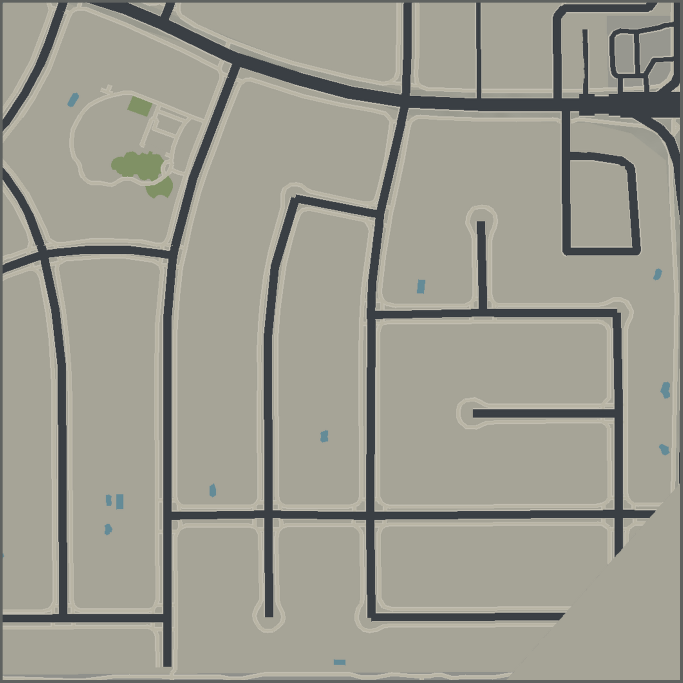
#> input picture gazebo/worlds/applepark_city_uav/mesh/road_surface_city_uav.png, 2048 x 2048 px (shown at 1/3 size)
$ python render_city_uav_reference.py
#> lines starting #> are read from the running program, lines starting #| are printed output that depends on the picture
### gazebo/tools/expand_city_for_uav.py
#!/usr/bin/env python3
"""Generate the rolled-back, 2.5x-spaced Apple Park UAV city.

``city_coordinates.yaml`` is the only building-geometry source of truth. Each
building centroid is moved away from a configurable anchor and each local XY
footprint is restored to the preceding ``jo`` 0.9 scale. Flight passages are
created by removing buildings, never by shrinking or moving retained buildings.
All Z coordinates are preserved;
they are copied bit-for-bit as Python floats and never scaled or recomputed.
The active profile deterministically removes 69 buildings, retaining 205
(exactly the nearest integer to three quarters) of the 274-building source
city.  A deterministic spatially-stratified random selector distributes those
removals across every part of the map.  It creates many possible passages
without moving or shrinking any retained building.

The generated COLLADA file is deliberately shared by Gazebo visual and
collision elements. This prevents visual/collision/YAML drift that a
world-level mesh scale would introduce.
"""

from __future__ import annotations

import argparse
from collections import Counter
import copy
import csv
import hashlib
import itertools
import json
import math
import statistics
import sys
from dataclasses import dataclass
from pathlib import Path
from typing import Iterable, Sequence
from xml.etree import ElementTree as ET

import yaml
from PIL import Image


REPO_ROOT = Path(__file__).resolve().parents[2]
SOURCE_YAML = REPO_ROOT / "gazebo/maps/city_coordinates.yaml"
SOURCE_TEXTURE = REPO_ROOT / "gazebo/worlds/applepark_city/mesh/road_surface_city_500m.png"
SOURCE_ATTRIBUTION = REPO_ROOT / "gazebo/worlds/applepark_city/OSM_ATTRIBUTION.txt"
OUTPUT_YAML = REPO_ROOT / "gazebo/maps/city_coordinates_uav.yaml"
OUTPUT_WORLD_DIR = REPO_ROOT / "gazebo/worlds/applepark_city_uav"
OUTPUT_MESH_DIR = OUTPUT_WORLD_DIR / "mesh"
OUTPUT_DAE = OUTPUT_MESH_DIR / "buildings_uav.dae"
OUTPUT_ROAD = OUTPUT_MESH_DIR / "road_surface_city_uav.png"
OUTPUT_HEIGHT = OUTPUT_MESH_DIR / "height_map_city_uav.png"
OUTPUT_NORMAL = OUTPUT_MESH_DIR / "normal_map_city_uav.png"
OUTPUT_WORLD = OUTPUT_WORLD_DIR / "applepark_uav.world"
OUTPUT_MODEL_CONFIG = OUTPUT_WORLD_DIR / "model.config"
OUTPUT_ATTRIBUTION = OUTPUT_WORLD_DIR / "OSM_ATTRIBUTION.txt"
REPORT_DIR = REPO_ROOT / "reports/city_uav_expansion"

Point = tuple[float, float]
Ring = list[Point]

# Opposite diagonal road-end staging sites. The active city keeps the drone in
# the north-east and the larger trailer on the wider south-west asphalt strip.
# Passages and spawn safety come from empty road space, not moved buildings.
SPAWN_XY: Point = (587.0, 580.0)
MISSION_GOAL_XY: Point = (200.0, -125.0)
TRAILER_SPAWN_XY: Point = (-587.0, -512.0)
TRAILER_DESTINATION_XY: Point = (-128.0, -128.0)

# A conservative initial contract for a yaw-invariant 1 m x 1 m vehicle.
R_BODY_XY_M = math.sqrt(0.5**2 + 0.5**2)
R_HARD_M = 1.45
R_PREFERRED_M = 2.15
TAKEOFF_POSITION_ERROR_M = 0.50
# The new deck is 5.5 x 3.0 m and remains yaw-aligned in this kinematic
# validation profile.  Use the larger horizontal half-extent for the swept
# route check, then add the UAV hard radius and route margin below.
TRAILER_HALF_WIDTH_M = 2.75
TRAILER_ROUTE_MARGIN_M = 1.00
PX4_BASE_LINK_Z_OFFSET_M = 0.24

DEFAULT_SPACING_SCALE = 2.5
DEFAULT_FOOTPRINT_SCALE = 0.9
ACTIVE_HEIGHT_PROFILE = "deterministic_hash_rank_10_to_20m_v1"
FOOTPRINT_SCALE_CANDIDATES = (0.9,)
SOURCE_BUILDING_COUNT = 274
ACTIVE_BUILDING_COUNT = 205
REMOVED_BUILDING_COUNT = SOURCE_BUILDING_COUNT - ACTIVE_BUILDING_COUNT
# Exact quarter-reduction contract. A 5 x 5 source-coordinate grid receives a
# Hamilton quota proportional to its population. SHA-256(seed, building ID)
# provides a stable random order inside every cell, so the selection is both
# spatially distributed and exactly reproducible across Python versions.
REDUCTION_RANDOM_SEED = 7577
REDUCTION_GRID_SIZE = 5
REDUCTION_SOURCE_MIN_M = -250.0
REDUCTION_SOURCE_MAX_M = 250.0
REDUCTION_IDS_SHA256 = "041e0979aaad59280413eba5e758664b7b2653fe1981695633b18d51130dde6d"
REDUCTION_REMOVED_IDS = (
    "building_003", "building_006", "building_008", "building_013", "building_016",
    "building_017", "building_021", "building_023", "building_024", "building_025",
    "building_029", "building_030", "building_035", "building_037", "building_039",
    "building_041", "building_044", "building_052", "building_061", "building_066",
    "building_068", "building_071", "building_075", "building_077", "building_079",
    "building_080", "building_081", "building_085", "building_094", "building_096",
    "building_098", "building_101", "building_107", "building_112", "building_115",
    "building_122", "building_123", "building_138", "building_140", "building_149",
    "building_151", "building_152", "building_160", "building_163", "building_164",
    "building_168", "building_173", "building_177", "building_185", "building_192",
    "building_196", "building_199", "building_201", "building_203", "building_205",
    "building_222", "building_225", "building_230", "building_231", "building_232",
    "building_237", "building_239", "building_240", "building_246", "building_248",
    "building_261", "building_262", "building_264", "building_270",
)
REDUCTION_PROTECTED_IDS = (
    # Map-envelope extrema, the sole courtyard, historical jo sentinels and
    # the exact active 10 / 20 m height extrema are deliberately retained.
    "building_001", "building_009", "building_046", "building_047", "building_131",
    "building_141", "building_147", "building_171", "building_190", "building_202",
    "building_213",
)
REDUCTION_METHOD = (
    "25% deterministic spatial-random filter: 5x5 Hamilton quotas and "
    "SHA-256(seed, building ID) ranking; retained XYZ unchanged"
)
DEFAULT_NEIGHBOR_RADIUS_M = 35.0
DEFAULT_MAP_MARGIN_M = 20.0
# Gazebo Harmonic 8.14 / DART accepts the closed COLLADA prism through its
# AttachMesh fallback.  Using the same single DAE for visual and collision is
# exact, preserves the courtyard hole, and avoids hundreds of SDF entities.
COLLISION_GEOMETRY_TYPE = "shared_exact_dae_mesh"
EPS = 1.0e-9


def require(condition: bool, message: str) -> None:
    if not condition:
        raise RuntimeError(message)


# [12 lines left out: functions sha256_file, fmt, not called in this run]


def signed_area(ring: Sequence[Point]) -> float:
    return 0.5 * sum(
        x0 * y1 - x1 * y0
        for (x0, y0), (x1, y1) in zip(ring, ring[1:] + ring[:1])
    )


def ring_centroid(ring: Sequence[Point]) -> tuple[float, float, float]:
    twice_area = 0.0
    cx_numerator = 0.0
    cy_numerator = 0.0
    for (x0, y0), (x1, y1) in zip(ring, ring[1:] + ring[:1]):
        cross = x0 * y1 - x1 * y0
        twice_area += cross
        cx_numerator += (x0 + x1) * cross
        cy_numerator += (y0 + y1) * cross
    require(abs(twice_area) > EPS, "zero-area polygon ring")
    return (
        cx_numerator / (3.0 * twice_area),
        cy_numerator / (3.0 * twice_area),
        0.5 * twice_area,
    )


def polygon_centroid(outer: Sequence[Point], holes: Sequence[Sequence[Point]]) -> Point:
    """Area centroid, treating holes as negative area independent of winding."""
    outer_cx, outer_cy, outer_area_signed = ring_centroid(outer)
    outer_area = abs(outer_area_signed)
    weighted_x = outer_cx * outer_area
    weighted_y = outer_cy * outer_area
    area = outer_area
    for hole in holes:
        hole_cx, hole_cy, hole_area_signed = ring_centroid(hole)
        hole_area = abs(hole_area_signed)
        weighted_x -= hole_cx * hole_area
        weighted_y -= hole_cy * hole_area
        area -= hole_area
    require(area > EPS, "holes consume polygon outer ring")
    return weighted_x / area, weighted_y / area


def orient(a: Point, b: Point, c: Point) -> float:
    return (b[0] - a[0]) * (c[1] - a[1]) - (b[1] - a[1]) * (c[0] - a[0])


def point_on_segment(point: Point, start: Point, end: Point, tolerance: float = EPS) -> bool:
    if abs(orient(start, end, point)) > tolerance:
        return False
    return (
        min(start[0], end[0]) - tolerance <= point[0] <= max(start[0], end[0]) + tolerance
        and min(start[1], end[1]) - tolerance <= point[1] <= max(start[1], end[1]) + tolerance
    )


def segments_intersect(a: Point, b: Point, c: Point, d: Point) -> bool:
    o1, o2, o3, o4 = orient(a, b, c), orient(a, b, d), orient(c, d, a), orient(c, d, b)
    if o1 * o2 < -EPS and o3 * o4 < -EPS:
        return True
    return (
        (abs(o1) <= EPS and point_on_segment(c, a, b))
        or (abs(o2) <= EPS and point_on_segment(d, a, b))
        or (abs(o3) <= EPS and point_on_segment(a, c, d))
        or (abs(o4) <= EPS and point_on_segment(b, c, d))
    )


def proper_segments_intersect(a: Point, b: Point, c: Point, d: Point) -> bool:
    return orient(a, b, c) * orient(a, b, d) < -EPS and orient(c, d, a) * orient(c, d, b) < -EPS


# [37 lines left out: functions point_in_ring, point_in_polygon, point_segment_distance, segment_distance, not called in this run]


def ring_edges(ring: Sequence[Point]) -> Iterable[tuple[Point, Point]]:
    return zip(ring, ring[1:] + ring[:1])


# [36 lines left out: functions polygon_edges, polygon_distance, point_polygon_distance, segment_polygon_distance, bbox_distance, not called in this run]


def validate_ring(ring: Sequence[Point], label: str) -> None:
    require(len(ring) >= 3, f"{label}: fewer than three vertices")
    require(abs(signed_area(ring)) > EPS, f"{label}: zero area")
    edges = list(ring_edges(ring))
    for first_index, (a, b) in enumerate(edges):
        require(math.dist(a, b) > EPS, f"{label}: repeated adjacent vertex")
        for second_index, (c, d) in enumerate(edges):
            if second_index <= first_index:
                continue
            if second_index in (first_index - 1, first_index + 1):
                continue
            if first_index == 0 and second_index == len(edges) - 1:
                continue
            require(not segments_intersect(a, b, c, d), f"{label}: self intersection")


@dataclass(frozen=True)
class Polygon2D:
    outer: Ring
    holes: list[Ring]

    # [8 lines left out: function bounds, not called in this run]


@dataclass(frozen=True)
class BuildingGeometry:
    identifier: str
    source_component_id: int
    original: Polygon2D
    transformed: Polygon2D
    original_centroid: Point
    transformed_centroid: Point
    footprint_scale: float
    foundation_z: float
    ground_z: float
    roof_z: float
    height: float


@dataclass(frozen=True)
class CandidateEvaluation:
    scale: float
    overlap_count: int
    minimum_neighbor_gap_m: float
    spawn_clearance_m: float
    goal_clearance_m: float
    trailer_spawn_clearance_m: float
    endpoint_clearance_m: float
    trailer_route_clearance_m: float
    trailer_route_waypoints: tuple[Point, ...]
    feasible: bool
    reasons: tuple[str, ...]


def normalize_ring(ring: Sequence[Sequence[float]], ccw: bool) -> Ring:
    result = [(float(point[0]), float(point[1])) for point in ring]
    if (signed_area(result) > 0.0) != ccw:
        result.reverse()
    return result


# [123 lines left out: functions reduction_cell, deterministic_removal_ids, removal_grid_audit, select_active_buildings, not called in this run]


def transform_ring(ring: Sequence[Point], centroid: Point, new_centroid: Point, scale: float) -> Ring:
    return [
        (
            new_centroid[0] + scale * (point[0] - centroid[0]),
            new_centroid[1] + scale * (point[1] - centroid[1]),
        )
        for point in ring
    ]


def transform_buildings(
    source_buildings: Sequence[dict], spacing_scale: float, footprint_scale: float, anchor: Point
) -> list[BuildingGeometry]:
#> called with spacing_scale = 2.5, footprint_scale = 2.5, anchor = (0, 0)
    transformed: list[BuildingGeometry] = []
    for record in source_buildings:
        original_outer = normalize_ring(record["footprint"]["outer"], ccw=True)
        original_holes = [normalize_ring(hole, ccw=False) for hole in record["footprint"].get("holes", [])]
        centroid = polygon_centroid(original_outer, original_holes)
        moved_centroid = (
            anchor[0] + spacing_scale * (centroid[0] - anchor[0]),
            anchor[1] + spacing_scale * (centroid[1] - anchor[1]),
        )
        new_outer = transform_ring(original_outer, centroid, moved_centroid, footprint_scale)
        new_holes = [transform_ring(hole, centroid, moved_centroid, footprint_scale) for hole in original_holes]
        validate_ring(new_outer, f"{record['id']} outer")
        for hole_index, hole in enumerate(new_holes):
            validate_ring(hole, f"{record['id']} hole {hole_index}")
            require(point_in_ring(hole[0], new_outer, include_boundary=False), f"{record['id']}: hole outside outer")
        transformed.append(
            BuildingGeometry(
                identifier=str(record["id"]),
                source_component_id=int(record["source_component_id"]),
                original=Polygon2D(original_outer, original_holes),
                transformed=Polygon2D(new_outer, new_holes),
                original_centroid=centroid,
                transformed_centroid=moved_centroid,
                footprint_scale=footprint_scale,
                foundation_z=float(record["foundation_z_m"]),
                ground_z=float(record["ground_reference_z_m"]),
                roof_z=float(record["roof_z_m"]),
                height=float(record["height_above_ground_m"]),
            )
        )
    return transformed


# [127 lines left out: functions find_neighbor_pairs, polyline_clearance, choose_trailer_route, evaluate_candidate, choose_scale, not called in this run]


def point_in_triangle(point: Point, a: Point, b: Point, c: Point) -> bool:
    first, second, third = orient(a, b, point), orient(b, c, point), orient(c, a, point)
    return first >= -EPS and second >= -EPS and third >= -EPS


# [315 lines left out: functions triangulate_simple_ring, triangulate_polygon, prism_triangles, triangle_normal, write_dae, determine_bounds and 2 more, not called in this run]


def rounded_point(point: Point) -> list[float]:
    return [round(point[0], 10), round(point[1], 10)]


# [513 lines left out: functions write_yaml, percentile, write_reports, parse_args, main, not called in this run]


# [6 lines that do not run on import are left out]

### gazebo/tools/render_city_uav_reference.py
#!/usr/bin/env python3
"""Render the active UAV city and its 69-building spatial-random audit."""

from __future__ import annotations

import argparse
import shutil
from pathlib import Path

import matplotlib

matplotlib.use("Agg")
import matplotlib.pyplot as plt
from matplotlib.lines import Line2D
from matplotlib.patches import PathPatch, Patch
from matplotlib.path import Path as MplPath
import yaml

import expand_city_for_uav as gen


REPO = Path(__file__).resolve().parents[2]
DEFAULT_OUTPUT = REPO / "gazebo/validation/path_planning/city_uav_205_reference.png"
DEFAULT_HOME_COPY = Path.home() / "city_uav_205_reference.png"


def compound_patch(
    outer: list[list[float]],
    holes: list[list[list[float]]],
    **kwargs: object,
) -> PathPatch:
    vertices: list[tuple[float, float]] = []
    codes: list[int] = []
    for ring in (outer, *holes):
        points = [(float(point[0]), float(point[1])) for point in ring]
        vertices.extend(points + [points[0]])
        codes.extend(
            [MplPath.MOVETO]
            + [MplPath.LINETO] * (len(points) - 1)
            + [MplPath.CLOSEPOLY]
        )
    return PathPatch(MplPath(vertices, codes), **kwargs)


def draw_context(ax: plt.Axes, document: dict, road: object) -> None:
    bounds = document["map"]["bounds_enu_m"]
    xmin, xmax = map(float, bounds["x"])
    ymin, ymax = map(float, bounds["y"])
    ax.imshow(road, extent=(xmin, xmax, ymin, ymax), origin="upper", alpha=0.90)
    ax.set_xlim(xmin, xmax)
    ax.set_ylim(ymin, ymax)
    ax.set_aspect("equal", adjustable="box")
    ax.set_xlabel("Gazebo world X / East (m)")
    ax.set_ylabel("Gazebo world Y / North (m)")
    ax.grid(color="white", linewidth=0.25, alpha=0.20)

    spawn = document["spawn"]["gazebo_spawn_pose_enu"]
    goal = document["derivation"]["fixed_mission_coordinates_enu_m"]["global_goal"]
    trailer = document["trailer"]["spawn_pose_enu"]
    ax.scatter(spawn["x"], spawn["y"], marker="*", s=150, color="#28e77b", edgecolor="black", zorder=8)
    ax.scatter(goal[0], goal[1], marker="X", s=90, color="#ff5252", edgecolor="black", zorder=8)
    ax.scatter(trailer["x"], trailer["y"], marker="s", s=70, color="#3aa0ff", edgecolor="black", zorder=8)
    scale_x = xmin + 45.0
    scale_y = ymin + 35.0
    ax.plot([scale_x, scale_x + 100.0], [scale_y, scale_y], color="black", linewidth=4, zorder=9)
    ax.text(scale_x + 50.0, scale_y + 10.0, "100 m", ha="center", va="bottom", fontsize=9, weight="bold")
    ax.annotate(
        "N",
        xy=(xmax - 35.0, ymax - 25.0),
        xytext=(xmax - 35.0, ymax - 95.0),
        ha="center",
        fontsize=11,
        weight="bold",
        arrowprops={"arrowstyle": "-|>", "color": "#1769aa", "lw": 2.0},
    )


def main() -> int:
    parser = argparse.ArgumentParser(description=__doc__)
    parser.add_argument("--output", type=Path, default=DEFAULT_OUTPUT)
    parser.add_argument("--home-copy", type=Path, default=DEFAULT_HOME_COPY)
    args = parser.parse_args()

    document = yaml.safe_load(gen.OUTPUT_YAML.read_text(encoding="utf-8"))
    buildings = document["obstacles"]["buildings"]
    reduction = document["derivation"]["building_reduction"]
    if len(buildings) != gen.ACTIVE_BUILDING_COUNT:
        raise RuntimeError(f"expected {gen.ACTIVE_BUILDING_COUNT} active buildings, got {len(buildings)}")
    if reduction["removed_count"] != gen.REMOVED_BUILDING_COUNT:
        raise RuntimeError("active city reduction metadata is stale")

    source = yaml.safe_load(gen.SOURCE_YAML.read_text(encoding="utf-8"))
    source_by_id = {record["id"]: record for record in source["obstacles"]["buildings"]}
    removed_geometry = gen.transform_buildings(
        [source_by_id[identifier] for identifier in reduction["removed_ids"]],
        float(document["derivation"]["city_spacing_scale_xy"]),
        float(document["derivation"]["building_footprint_scale_xy"]),
        tuple(map(float, document["derivation"]["anchor_enu_m"])),
    )
    road = plt.imread(gen.OUTPUT_ROAD)
#> road is the input picture: shape (2048, 2048, 3) float32; mean R, G, B 0.612, 0.613, 0.56

    figure, axes = plt.subplots(1, 2, figsize=(17, 8.5), constrained_layout=True)
    for ax in axes:
        draw_context(ax, document, road)
        for building in buildings:
            ax.add_patch(
                compound_patch(
                    building["footprint"]["outer"],
                    building["footprint"].get("holes", []),
                    facecolor="#59636f",
                    edgecolor="#f1f1f1",
                    linewidth=0.30,
                    alpha=0.96,
                    zorder=4,
                )
            )

    axes[0].set_title(f"Active PX4 UAV city — {len(buildings)} retained buildings")
    axes[1].set_title(
        f"Reduction audit — {reduction['removed_count']} of {reduction['source_count']} removed"
    )
    for building in removed_geometry:
        axes[1].add_patch(
            compound_patch(
                [list(point) for point in building.transformed.outer],
                [[list(point) for point in hole] for hole in building.transformed.holes],
                facecolor="#ff3b30",
                edgecolor="#8b0000",
                linewidth=0.55,
                alpha=0.72,
                hatch="//",
                zorder=6,
            )
        )

    legend = [
        Patch(facecolor="#59636f", edgecolor="white", label="Retained building"),
        Patch(facecolor="#ff3b30", edgecolor="#8b0000", hatch="//", label="Removed building"),
        Line2D([], [], marker="*", markersize=13, color="none", markerfacecolor="#28e77b", markeredgecolor="black", label="PX4 spawn"),
        Line2D([], [], marker="X", markersize=9, color="none", markerfacecolor="#ff5252", markeredgecolor="black", label="Mission goal"),
        Line2D([], [], marker="s", markersize=8, color="none", markerfacecolor="#3aa0ff", markeredgecolor="black", label="Trailer"),
    ]
    figure.legend(handles=legend, loc="lower center", ncol=5, frameon=True, bbox_to_anchor=(0.5, -0.065))
    figure.suptitle(
        "PX4-ROS2 city map — rolled-back jo XY, 10–20 m skyline, spatial-random 25% reduction",
        fontsize=14,
        weight="bold",
        y=1.025,
    )

    args.output.parent.mkdir(parents=True, exist_ok=True)
    figure.savefig(args.output, dpi=190, bbox_inches="tight", facecolor="#eef1f4")
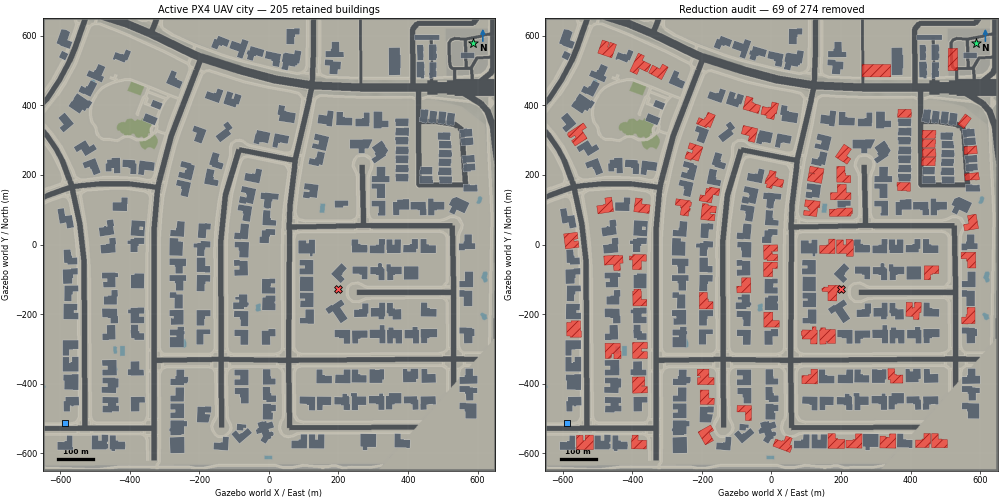
#> figure drawn by matplotlib, 2 panels
    plt.close(figure)
    args.home_copy.parent.mkdir(parents=True, exist_ok=True)
    shutil.copyfile(args.output, args.home_copy)
    print(f"active_buildings={len(buildings)} removed_buildings={reduction['removed_count']}")
    print(f"output={args.output}")
    print(f"home_copy={args.home_copy}")
    return 0


if __name__ == "__main__":
    raise SystemExit(main())
#> (the program exits here)
